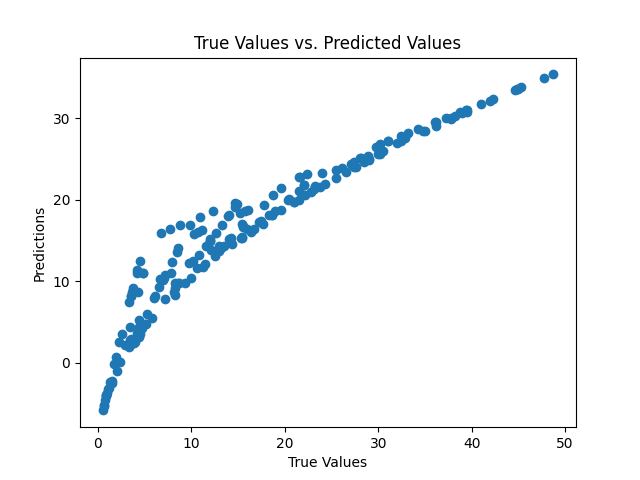

Python code for this plot:
import pandas as pd
import numpy as np
from sklearn.linear_model import ElasticNet
from sklearn.model_selection import train_test_split
from sklearn.preprocessing import StandardScaler
from sklearn.metrics import mean_squared_error, r2_score
import matplotlib.pyplot as plt

# 讀取CSV文件
df=pd.read_csv(r'D:\Users\zi tong\Desktop\code\DL\0423_hw\supermarket_sales - Sheet1.csv')

print(df)

# 處理數據，選擇特徵和目標變量
X = df[['Unit price','Quantity']]  # 選擇你的特徵列
y = df[ 'gross income']  # 選擇你的目標變量列

# 將數據集拆分為訓練集和測試集
X_train, X_test, y_train, y_test = train_test_split(X, y, test_size=0.2, random_state=38)

# 特徵標準化
scaler = StandardScaler()
X_train = scaler.fit_transform(X_train)
X_test = scaler.transform(X_test)

# 初始化ElasticNet模型，並設置L1和L2正則化參數
elastic_net = ElasticNet(alpha=0.35, l1_ratio=0.5)  # alpha為正則化強度，l1_ratio為L1正則化的比例

# 在訓練集上訓練模型
elastic_net.fit(X_train, y_train)

# 在測試集上進行預測
predictions = elastic_net.predict(X_test)


# 繪製scatter plot
plt.scatter(y_test, predictions)
plt.xlabel('True Values')
plt.ylabel('Predictions')
plt.title('True Values vs. Predicted Values')
plt.show()

# 計算準確率
mse = mean_squared_error(y_test, predictions)
r2 = r2_score(y_test, predictions)

print(f'Mean Squared Error: {mse}')
print(f'R-squared: {r2}')
